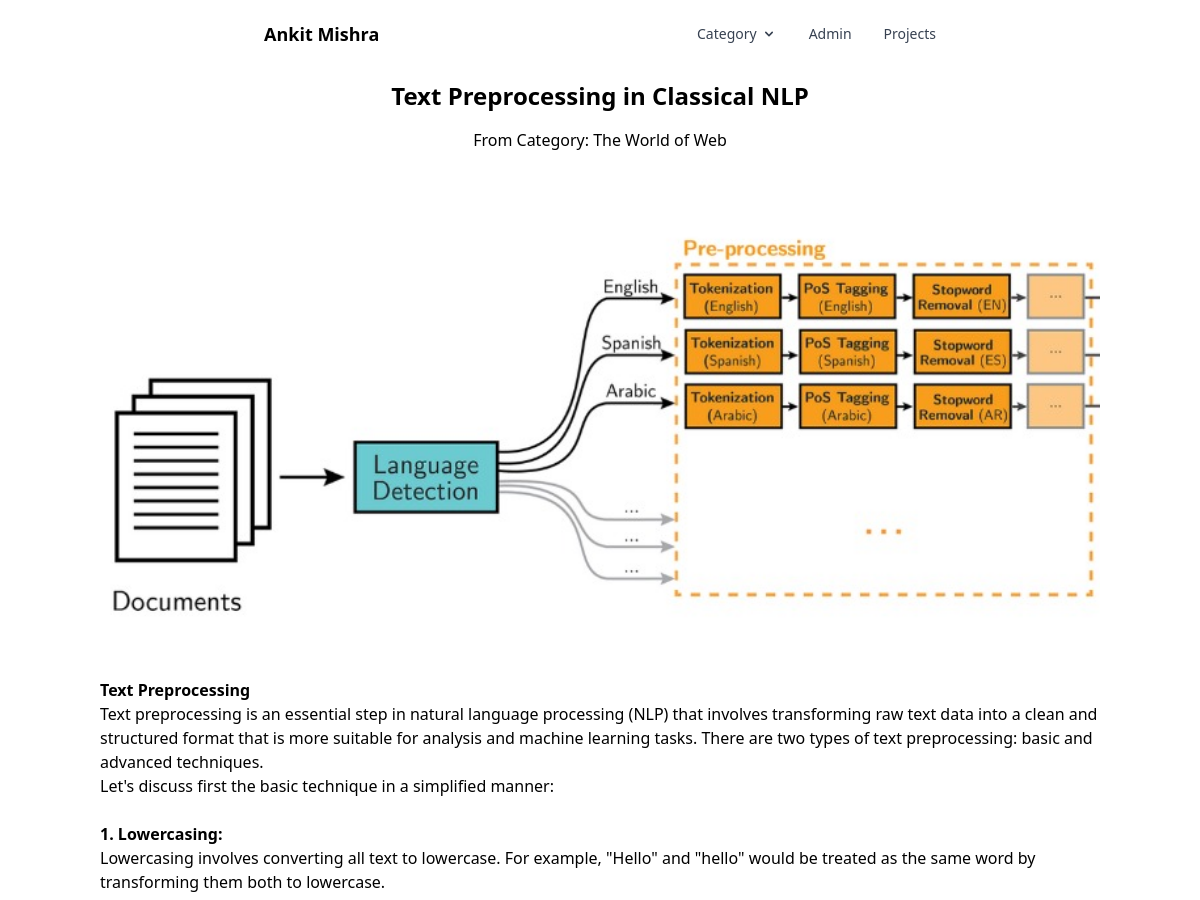
Page /blog/text-preprocessing-classicalnlp (upper part) on the earlier database version.
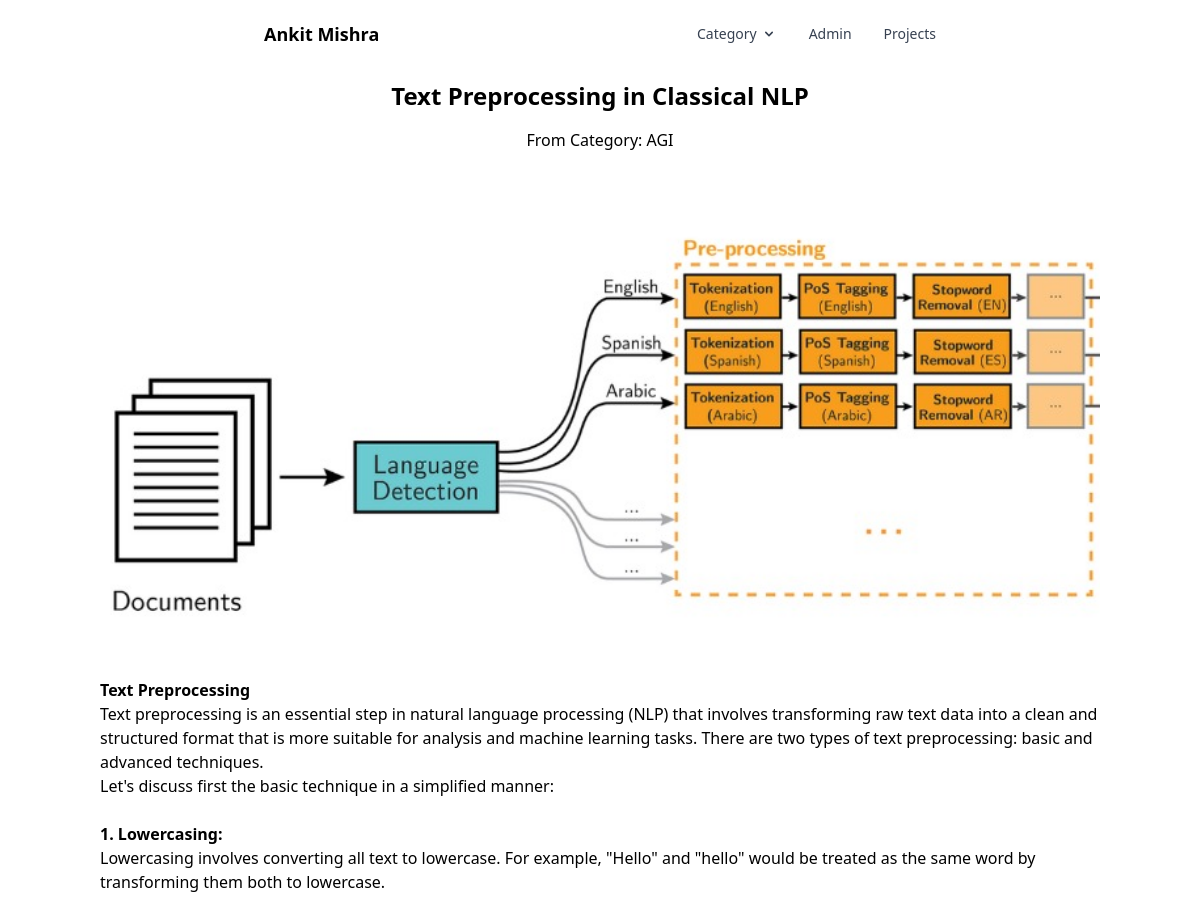
Same page on the later database version.
### blog/models.py (models this page shows, shortened)
class Post(models.Model):
    post_id = models.AutoField(primary_key=True)
    title=models.CharField(max_length=200)
    content = HTMLField()
    url = models.CharField(max_length=100)
    cat = models.ForeignKey(Category,on_delete=models.CASCADE)
    image= models.ImageField(upload_to='post/')
    def __str__(self):
        return self.title

class Category(models.Model):
    cat_id = models.AutoField(primary_key=True)
    title = models.CharField(max_length=100)
    description = models.TextField()
    url = models.CharField(max_length=100)
    image = models.ImageField(upload_to='category/')
    add_date = models.DateTimeField(auto_now_add=True,null=True)

### blog/views.py (the view)
# urls.py: path('blog/<slug:url>',post),
def post(request,url):
    post=Post.objects.get(url=url)
    cats = Category.objects.all()
    print(post)
    readmore = {
        "readmore":post,
        "cats":cats
    }
    return render(request,'post.html',readmore)

### template/post.html (shortened to what this page needs)
{%extends 'base.html' %}
{%block content%}
<div class="container-custom mt-8 flex justify-center">
  <div class="w-full sm:w-12/12 md:w-10/12">
    <h2 class="mb-4 text-2xl font-semibold text-center">{{ readmore.title }}</h2>
    <p class="text-center">From Category: {{ readmore.cat.title }}</p> <br>
    <div class="img-container">
      <img src="/media/{{ readmore.image }}" class="w-full h-auto max-h-250 object-cover max-w-full" alt="">
    </div>
    <br>
    <p class="text-center">{{ readmore.content|safe }}</p>
  </div>
</div>
{%endblock%}

Differences in the rows shown:
changed Post "Text Preprocessing in Classical NLP": cat "The World of Web" → "AGI"
